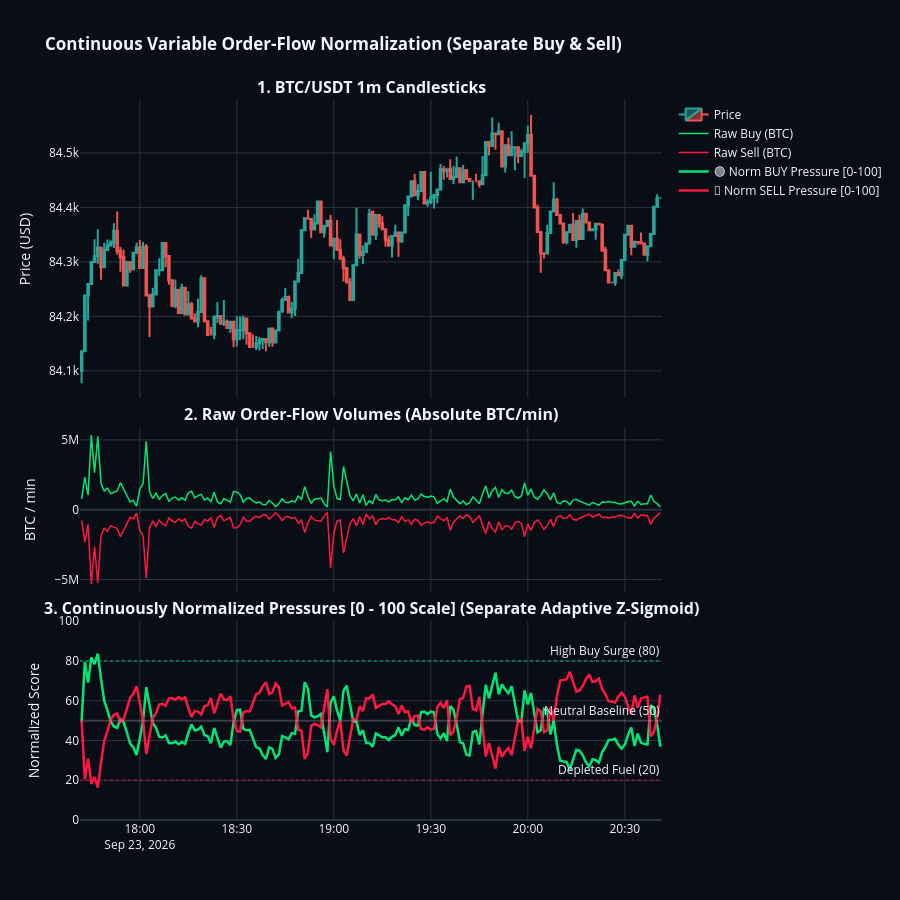

The code cell stored with this chart in its notebook:
### Code cell
import requests
import numpy as np
import pandas as pd
import plotly.graph_objects as go
from plotly.subplots import make_subplots

# 1. Fetch real 1m BTCUSDT order-flow data from Binance
SYMBOL = 'BTCUSDT'
INTERVAL = '1m'
LIMIT = 180  # 3 hours of 1-minute data

url = f"https://api.binance.com/api/v3/klines?symbol={SYMBOL}&interval={INTERVAL}&limit={LIMIT}"
res = requests.get(url, headers={'User-Agent': 'Mozilla/5.0'}).json()

cols = ['open_time', 'open', 'high', 'low', 'close', 'volume', '_', '_', 'trades', 'taker_buy_vol', '_', '_']
df = pd.DataFrame(res).iloc[:, :10]
df.columns = ['open_time', 'open', 'high', 'low', 'close', 'volume', 'trades', 'taker_buy_vol', 'extra1', 'extra2']
df = df[['open_time', 'open', 'high', 'low', 'close', 'volume', 'trades', 'taker_buy_vol']].apply(pd.to_numeric)
df['time'] = pd.to_datetime(df['open_time'], unit='ms')

# Extract raw pressures
df['taker_sell_vol'] = df['volume'] - df['taker_buy_vol']

# 2. Continuous Variable Streaming Normalization (Separately for Buy & Sell)
def continuous_streaming_normalize(series, alpha=0.08):
    """
    Causal running Z-Score mapped to continuous [0, 100]% via Sigmoid.
    alpha=0.08 adapts to roughly the last ~20-25 bars of volatility.
    """
    n = len(series)
    norm = np.zeros(n)
    mean = series.iloc[0]
    var = 1.0

    for i in range(n):
        x = series.iloc[i]
        mean = alpha * x + (1 - alpha) * mean
        diff = x - mean
        var = alpha * (diff ** 2) + (1 - alpha) * var
        std = np.sqrt(max(var, 1e-6))
        z = (x - mean) / std
        # Sigmoid: z=0 -> 50, z=+2 -> ~88, z=+3 -> ~95, z=-2 -> ~12
        norm[i] = 100.0 / (1.0 + np.exp(-z))

    return norm

# Separately normalize buying and selling pressure
df['norm_buy'] = continuous_streaming_normalize(df['taker_buy_vol'])
df['norm_sell'] = continuous_streaming_normalize(df['taker_sell_vol'])

# Also compute a smooth continuous line (EMA) of each normalized pressure
df['norm_buy_smooth'] = pd.Series(df['norm_buy']).ewm(span=4).mean()
df['norm_sell_smooth'] = pd.Series(df['norm_sell']).ewm(span=4).mean()

# 3. Create Synchronized Multi-Panel Plotly Figure
fig = make_subplots(
    rows=3, cols=1,
    shared_xaxes=True,
    vertical_spacing=0.04,
    subplot_titles=(
        f"<b>1. BTC/USDT 1m Candlesticks</b>",
        f"<b>2. Raw Order-Flow Volumes (Absolute BTC/min)</b>",
        f"<b>3. Continuously Normalized Pressures [0 - 100 Scale] (Separate Adaptive Z-Sigmoid)</b>"
    ),
    row_heights=[0.45, 0.25, 0.30]
)

# Panel 1: Price
fig.add_trace(
    go.Candlestick(
        x=df['time'], open=df['open'], high=df['high'], low=df['low'], close=df['close'],
        increasing_line_color='#26a69a', decreasing_line_color='#ef5350',
        name="Price"
    ),
    row=1, col=1
)

# Panel 2: Raw BTC Volumes
fig.add_trace(
    go.Scatter(
        x=df['time'], y=df['taker_buy_vol'],
        mode='lines', line=dict(color='#00E676', width=1.5),
        name="Raw Buy (BTC)"
    ),
    row=2, col=1
)
fig.add_trace(
    go.Scatter(
        x=df['time'], y=df['taker_sell_vol'],
        mode='lines', line=dict(color='#FF1744', width=1.5),
        name="Raw Sell (BTC)"
    ),
    row=2, col=1
)

# Panel 3: Continuously Normalized Separate Pressures
fig.add_trace(
    go.Scatter(
        x=df['time'], y=df['norm_buy_smooth'],
        mode='lines', line=dict(color='#00E676', width=2.5),
        name="🟢 Norm BUY Pressure [0-100]"
    ),
    row=3, col=1
)
fig.add_trace(
    go.Scatter(
        x=df['time'], y=df['norm_sell_smooth'],
        mode='lines', line=dict(color='#FF1744', width=2.5),
        name="🔴 Norm SELL Pressure [0-100]"
    ),
    row=3, col=1
)

# Reference benchmark lines for Normalized panel
fig.add_hline(y=80, line_dash="dot", line_color="rgba(0, 230, 118, 0.4)", row=3, col=1, annotation_text="High Buy Surge (80)")
fig.add_hline(y=50, line_dash="solid", line_color="rgba(255, 255, 255, 0.2)", row=3, col=1, annotation_text="Neutral Baseline (50)")
fig.add_hline(y=20, line_dash="dot", line_color="rgba(255, 23, 68, 0.4)", row=3, col=1, annotation_text="Depleted Fuel (20)")

fig.update_layout(
    title="<b>Continuous Variable Order-Flow Normalization (Separate Buy & Sell)</b>",
    template="plotly_dark",
    height=900,
    showlegend=True,
    xaxis_rangeslider_visible=False,
    hovermode='x unified',
    paper_bgcolor='#090d16',
    plot_bgcolor='#090d16'
)

fig.update_yaxes(title_text="Price (USD)", row=1, col=1)
fig.update_yaxes(title_text="BTC / min", row=2, col=1)
fig.update_yaxes(title_text="Normalized Score", range=[0, 100], row=3, col=1)

fig.show()

### Figure 1 — Plotly figure (JSON) as saved in the notebook; plotly's stock layout.template omitted (floating-point values rounded to 4 significant figures; data arrays with more than 128 entries replaced by an {"elided": "..."} marker saying what was removed)
{"data": [{"close": {"elided": "180 float values"}, "decreasing": {"line": {"color": "#ef5350"}}, "high": {"elided": "180 float values"}, "increasing": {"line": {"color": "#26a69a"}}, "low": {"elided": "180 float values"}, "name": "Price", "open": {"elided": "180 float values"}, "type": "candlestick", "x": {"elided": "180 str values"}, "xaxis": "x", "yaxis": "y"}, {"line": {"color": "#00E676", "width": 1.5}, "mode": "lines", "name": "Raw Buy (BTC)", "type": "scatter", "x": {"elided": "180 str values"}, "xaxis": "x2", "y": {"elided": "180 float values"}, "yaxis": "y2"}, {"line": {"color": "#FF1744", "width": 1.5}, "mode": "lines", "name": "Raw Sell (BTC)", "type": "scatter", "x": {"elided": "180 str values"}, "xaxis": "x2", "y": {"elided": "180 float values"}, "yaxis": "y2"}, {"line": {"color": "#00E676", "width": 2.5}, "mode": "lines", "name": "🟢 Norm BUY Pressure [0-100]", "type": "scatter", "x": {"elided": "180 str values"}, "xaxis": "x3", "y": {"elided": "180 float values"}, "yaxis": "y3"}, {"line": {"color": "#FF1744", "width": 2.5}, "mode": "lines", "name": "🔴 Norm SELL Pressure [0-100]", "type": "scatter", "x": {"elided": "180 str values"}, "xaxis": "x3", "y": {"elided": "180 float values"}, "yaxis": "y3"}], "layout": {"annotations": [{"font": {"size": 16}, "showarrow": false, "text": "<b>1. BTC/USDT 1m Candlesticks</b>", "x": 0.5, "xanchor": "center", "xref": "paper", "y": 1, "yanchor": "bottom", "yref": "paper"}, {"font": {"size": 16}, "showarrow": false, "text": "<b>2. Raw Order-Flow Volumes (Absolute BTC/min)</b>", "x": 0.5, "xanchor": "center", "xref": "paper", "y": 0.546, "yanchor": "bottom", "yref": "paper"}, {"font": {"size": 16}, "showarrow": false, "text": "<b>3. Continuously Normalized Pressures [0 - 100 Scale] (Separate Adaptive Z-Sigmoid)</b>", "x": 0.5, "xanchor": "center", "xref": "paper", "y": 0.276, "yanchor": "bottom", "yref": "paper"}, {"showarrow": false, "text": "High Buy Surge (80)", "x": 1, "xanchor": "right", "xref": "x3 domain", "y": 80, "yanchor": "bottom", "yref": "y3"}, {"showarrow": false, "text": "Neutral Baseline (50)", "x": 1, "xanchor": "right", "xref": "x3 domain", "y": 50, "yanchor": "bottom", "yref": "y3"}, {"showarrow": false, "text": "Depleted Fuel (20)", "x": 1, "xanchor": "right", "xref": "x3 domain", "y": 20, "yanchor": "bottom", "yref": "y3"}], "height": 900, "hovermode": "x unified", "paper_bgcolor": "#090d16", "plot_bgcolor": "#090d16", "shapes": [{"line": {"color": "rgba(0, 230, 118, 0.4)", "dash": "dot"}, "type": "line", "x0": 0, "x1": 1, "xref": "x3 domain", "y0": 80, "y1": 80, "yref": "y3"}, {"line": {"color": "rgba(255, 255, 255, 0.2)", "dash": "solid"}, "type": "line", "x0": 0, "x1": 1, "xref": "x3 domain", "y0": 50, "y1": 50, "yref": "y3"}, {"line": {"color": "rgba(255, 23, 68, 0.4)", "dash": "dot"}, "type": "line", "x0": 0, "x1": 1, "xref": "x3 domain", "y0": 20, "y1": 20, "yref": "y3"}], "showlegend": true, "title": {"text": "<b>Continuous Variable Order-Flow Normalization (Separate Buy & Sell)</b>"}, "xaxis": {"anchor": "y", "domain": [0, 1], "matches": "x3", "rangeslider": {"visible": false}, "showticklabels": false}, "xaxis2": {"anchor": "y2", "domain": [0, 1], "matches": "x3", "showticklabels": false}, "xaxis3": {"anchor": "y3", "domain": [0, 1]}, "yaxis": {"anchor": "x", "domain": [0.586, 1], "title": {"text": "Price (USD)"}}, "yaxis2": {"anchor": "x2", "domain": [0.316, 0.546], "title": {"text": "BTC / min"}}, "yaxis3": {"anchor": "x3", "domain": [0, 0.276], "range": [0, 100], "title": {"text": "Normalized Score"}}}}
